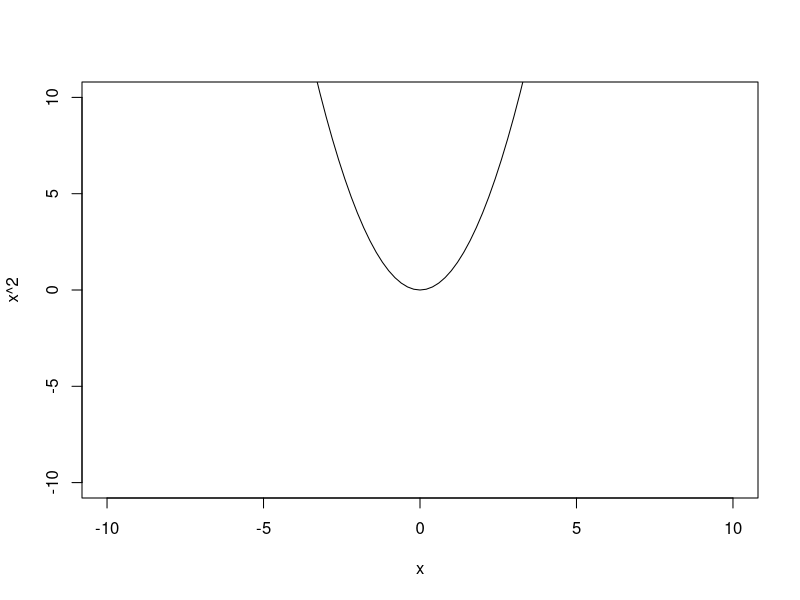

Write the R code that produced this figure. (Note: this script raises an error after producing the figure.)
curve(x**2,xlim=c(-10,10),ylim=c(-10,10))

df<-data.frame(cbind(-5,5))
colnames(df)<-c("x","y")
df<-rbind(df,c(6,-1))
df<-rbind(df,c(3,2),c(1,5))

df

p<-c(df[1,1],df[1,2])
q<-c(df[2,1],df[2,2])
a.slope<-slope(p[1],p[2],q[1],q[2])

plot(p[1],p[2],xlim=c(-7,7),ylim=c(-10,10),main=c(paste("slope: ",a.slope[1,1]),paste("Y-int: ",a.slope[1,2])))
points(q[1],q[2])


abline(v=0, col="black")#, lty="dotted")
abline(h=0, col="black")#, lty="dotted")



abline(v=(seq(-10,10,1)), col="lightgray", lty="dotted")
abline(h=(seq(-10,10,1)), col="lightgray", lty="dotted")

abline(a=a.slope[1,2],b=a.slope[1,1],col='blue')



slope<-function(x1,y1,x2,y2){
  b<-(y2-y1)/(x2-x1)
  a<-y2-b*x2
  cbind(b,a)
}